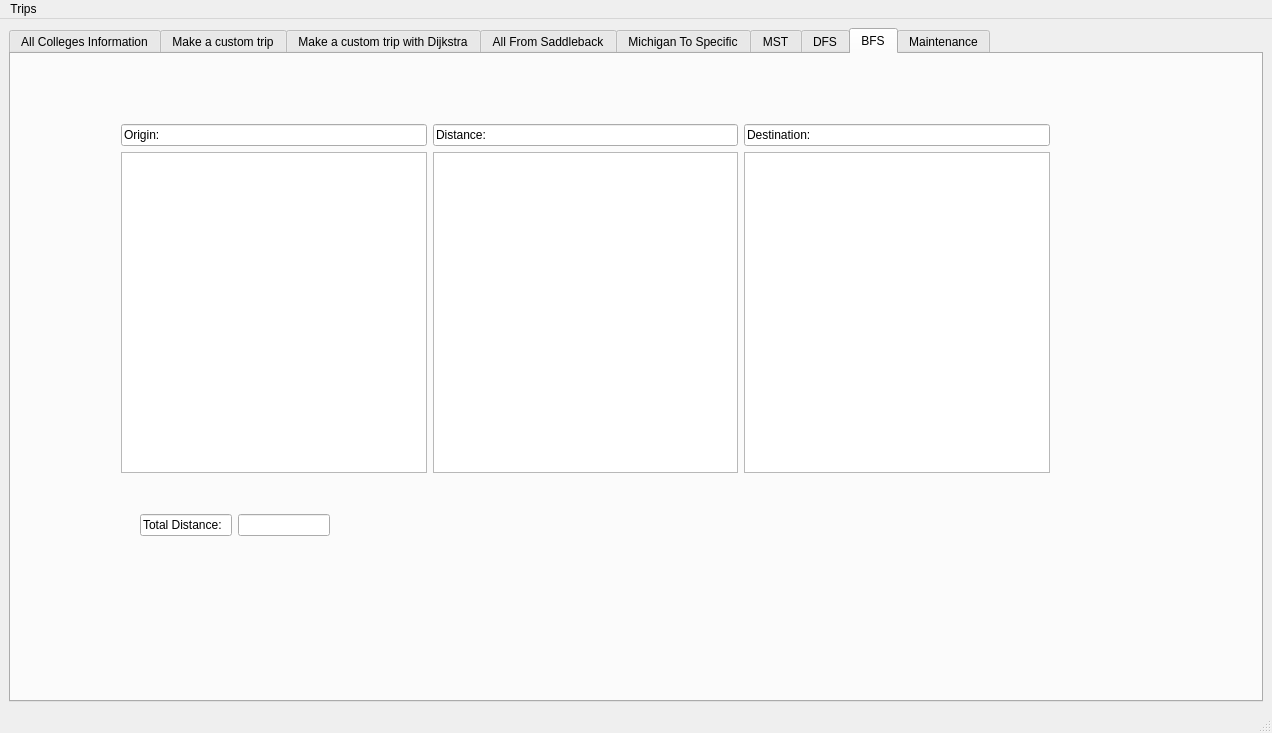
<?xml version="1.0" encoding="UTF-8"?>
<ui version="4.0">
 <class>MainWindow</class>
 <widget class="QMainWindow" name="MainWindow">
  <property name="geometry">
   <rect>
    <x>0</x>
    <y>0</y>
    <width>1272</width>
    <height>733</height>
   </rect>
  </property>
  <property name="windowTitle">
   <string>MainWindow</string>
  </property>
  <widget class="QWidget" name="centralwidget">
   <layout class="QGridLayout" name="gridLayout">
    <item row="0" column="0">
     <widget class="QTabWidget" name="tabWidget">
      <property name="currentIndex">
       <number>7</number>
      </property>
      <widget class="QWidget" name="tab">
       <attribute name="title">
        <string>All Colleges Information</string>
       </attribute>
       <widget class="QWidget" name="layoutWidget">
        <property name="geometry">
         <rect>
          <x>500</x>
          <y>450</y>
          <width>252</width>
          <height>171</height>
         </rect>
        </property>
        <layout class="QVBoxLayout" name="verticalLayout">
         <item>
          <widget class="QPushButton" name="UnderSelected">
           <property name="text">
            <string>Undergraduates for selected college</string>
           </property>
          </widget>
         </item>
         <item>
          <widget class="QPushButton" name="UnderAll">
           <property name="text">
            <string>Undergraduates for all colleges</string>
           </property>
          </widget>
         </item>
         <item>
          <widget class="QPushButton" name="UnderInitial">
           <property name="text">
            <string>Undergraduates for initial colleges</string>
           </property>
          </widget>
         </item>
        </layout>
       </widget>
       <widget class="QWidget" name="layoutWidget">
        <property name="geometry">
         <rect>
          <x>10</x>
          <y>450</y>
          <width>231</width>
          <height>171</height>
         </rect>
        </property>
        <layout class="QVBoxLayout" name="verticalLayout_2">
         <item>
          <widget class="QPushButton" name="openCA">
           <property name="text">
            <string>Sort CA Colleges</string>
           </property>
          </widget>
         </item>
         <item>
          <widget class="QPushButton" name="sortStateStart">
           <property name="text">
            <string>Sort State + Start Colleges</string>
           </property>
          </widget>
         </item>
         <item>
          <widget class="QPushButton" name="sortStart">
           <property name="text">
            <string>Sort College Names</string>
           </property>
          </widget>
         </item>
         <item>
          <widget class="QPushButton" name="sortStates">
           <property name="text">
            <string>Sort State</string>
           </property>
          </widget>
         </item>
        </layout>
       </widget>
       <widget class="QListWidget" name="campusList">
        <property name="geometry">
         <rect>
          <x>0</x>
          <y>0</y>
          <width>1241</width>
          <height>441</height>
         </rect>
        </property>
       </widget>
       <widget class="QPushButton" name="adminPop">
        <property name="geometry">
         <rect>
          <x>1130</x>
          <y>580</y>
          <width>94</width>
          <height>29</height>
         </rect>
        </property>
        <property name="text">
         <string>Admin Login</string>
        </property>
       </widget>
       <widget class="QWidget" name="layoutWidget">
        <property name="geometry">
         <rect>
          <x>250</x>
          <y>450</y>
          <width>241</width>
          <height>171</height>
         </rect>
        </property>
        <layout class="QVBoxLayout" name="verticalLayout_3">
         <item>
          <widget class="QPushButton" name="openAll">
           <property name="text">
            <string>Display Original List</string>
           </property>
          </widget>
         </item>
         <item>
          <widget class="QPushButton" name="allFromSaddleback">
           <property name="text">
            <string>Display all from Saddleback College</string>
           </property>
          </widget>
         </item>
        </layout>
       </widget>
       <widget class="QWidget" name="layoutWidget">
        <property name="geometry">
         <rect>
          <x>770</x>
          <y>520</y>
          <width>200</width>
          <height>25</height>
         </rect>
        </property>
        <layout class="QHBoxLayout" name="horizontalLayout">
         <item>
          <widget class="QLabel" name="textBrowser_2">
           <property name="enabled">
            <bool>true</bool>
           </property>
           <property name="font">
            <font>
             <family>Mongolian Baiti</family>
             <pointsize>16</pointsize>
            </font>
           </property>
           <property name="text">
            <string>Undergrads:</string>
           </property>
          </widget>
         </item>
         <item>
          <widget class="QLabel" name="textBrowser">
           <property name="enabled">
            <bool>true</bool>
           </property>
           <property name="font">
            <font>
             <family>Mongolian Baiti</family>
             <pointsize>16</pointsize>
            </font>
           </property>
           <property name="text">
            <string>TextLabel</string>
           </property>
          </widget>
         </item>
        </layout>
       </widget>
      </widget>
      <widget class="QWidget" name="tab_2">
       <attribute name="title">
        <string>Make a custom trip</string>
       </attribute>
       <widget class="QPushButton" name="pushButton_4">
        <property name="geometry">
         <rect>
          <x>920</x>
          <y>410</y>
          <width>80</width>
          <height>22</height>
         </rect>
        </property>
        <property name="text">
         <string>Finish</string>
        </property>
       </widget>
       <widget class="QTableWidget" name="Cart">
        <property name="geometry">
         <rect>
          <x>870</x>
          <y>30</y>
          <width>351</width>
          <height>371</height>
         </rect>
        </property>
       </widget>
       <widget class="QLabel" name="label_2">
        <property name="geometry">
         <rect>
          <x>1010</x>
          <y>410</y>
          <width>81</width>
          <height>16</height>
         </rect>
        </property>
        <property name="text">
         <string>Total Cost:</string>
        </property>
       </widget>
       <widget class="QPushButton" name="AddToCart">
        <property name="geometry">
         <rect>
          <x>660</x>
          <y>60</y>
          <width>91</width>
          <height>22</height>
         </rect>
        </property>
        <property name="text">
         <string>AddSouvenir</string>
        </property>
       </widget>
       <widget class="QPushButton" name="pushButton_2">
        <property name="geometry">
         <rect>
          <x>30</x>
          <y>60</y>
          <width>80</width>
          <height>22</height>
         </rect>
        </property>
        <property name="text">
         <string>AddSelected</string>
        </property>
       </widget>
       <widget class="QLineEdit" name="GrandTotal">
        <property name="geometry">
         <rect>
          <x>1010</x>
          <y>430</y>
          <width>113</width>
          <height>21</height>
         </rect>
        </property>
       </widget>
       <widget class="QListWidget" name="CustomTripPrices">
        <property name="geometry">
         <rect>
          <x>540</x>
          <y>30</y>
          <width>111</width>
          <height>211</height>
         </rect>
        </property>
       </widget>
       <widget class="QLabel" name="label">
        <property name="geometry">
         <rect>
          <x>730</x>
          <y>110</y>
          <width>101</width>
          <height>16</height>
         </rect>
        </property>
        <property name="text">
         <string>Total Distance:</string>
        </property>
       </widget>
       <widget class="QSpinBox" name="spinBox">
        <property name="geometry">
         <rect>
          <x>660</x>
          <y>30</y>
          <width>42</width>
          <height>22</height>
         </rect>
        </property>
        <property name="maximum">
         <number>10</number>
        </property>
       </widget>
       <widget class="QTableWidget" name="SelectedCollegesList">
        <property name="geometry">
         <rect>
          <x>400</x>
          <y>250</y>
          <width>301</width>
          <height>181</height>
         </rect>
        </property>
       </widget>
       <widget class="QListWidget" name="CustomTripList">
        <property name="geometry">
         <rect>
          <x>130</x>
          <y>30</y>
          <width>251</width>
          <height>401</height>
         </rect>
        </property>
       </widget>
       <widget class="QPushButton" name="pushButton">
        <property name="geometry">
         <rect>
          <x>30</x>
          <y>30</y>
          <width>80</width>
          <height>22</height>
         </rect>
        </property>
        <property name="text">
         <string>AddStart</string>
        </property>
       </widget>
       <widget class="QListWidget" name="CustomTripSouvs">
        <property name="geometry">
         <rect>
          <x>400</x>
          <y>30</y>
          <width>131</width>
          <height>211</height>
         </rect>
        </property>
       </widget>
       <widget class="QLineEdit" name="TotalDistCR">
        <property name="geometry">
         <rect>
          <x>730</x>
          <y>130</y>
          <width>113</width>
          <height>21</height>
         </rect>
        </property>
       </widget>
      </widget>
      <widget class="QWidget" name="tab_4">
       <attribute name="title">
        <string>Make a custom trip with Dijkstra</string>
       </attribute>
       <widget class="QLabel" name="label_9">
        <property name="geometry">
         <rect>
          <x>140</x>
          <y>430</y>
          <width>231</width>
          <height>81</height>
         </rect>
        </property>
        <property name="text">
         <string>&lt;html&gt;&lt;head/&gt;&lt;body&gt;&lt;p&gt;Please select the start of the&lt;br/&gt; trip and click &amp;quot;Add Start&amp;quot;&lt;br/&gt;&lt;br/&gt;Then select the other colleges in the order&lt;br/&gt; you wish to visit and click &amp;quot;Find Selected&amp;quot;&lt;/p&gt;&lt;/body&gt;&lt;/html&gt;</string>
        </property>
       </widget>
       <widget class="QPushButton" name="addStateD">
        <property name="geometry">
         <rect>
          <x>30</x>
          <y>30</y>
          <width>91</width>
          <height>22</height>
         </rect>
        </property>
        <property name="text">
         <string>Add Start</string>
        </property>
       </widget>
       <widget class="QPushButton" name="pushButton_5">
        <property name="geometry">
         <rect>
          <x>30</x>
          <y>60</y>
          <width>91</width>
          <height>22</height>
         </rect>
        </property>
        <property name="text">
         <string>Find Selected</string>
        </property>
       </widget>
       <widget class="QListWidget" name="CustomDijkstraList">
        <property name="geometry">
         <rect>
          <x>140</x>
          <y>30</y>
          <width>251</width>
          <height>391</height>
         </rect>
        </property>
       </widget>
       <widget class="QLabel" name="label_12">
        <property name="geometry">
         <rect>
          <x>1010</x>
          <y>410</y>
          <width>81</width>
          <height>16</height>
         </rect>
        </property>
        <property name="text">
         <string>Total Cost:</string>
        </property>
       </widget>
       <widget class="QListWidget" name="CustomDTripPrices">
        <property name="geometry">
         <rect>
          <x>540</x>
          <y>30</y>
          <width>111</width>
          <height>211</height>
         </rect>
        </property>
       </widget>
       <widget class="QSpinBox" name="spinBoxCD">
        <property name="geometry">
         <rect>
          <x>660</x>
          <y>30</y>
          <width>42</width>
          <height>22</height>
         </rect>
        </property>
        <property name="maximum">
         <number>10</number>
        </property>
       </widget>
       <widget class="QLineEdit" name="GrandTotalCD">
        <property name="geometry">
         <rect>
          <x>1010</x>
          <y>430</y>
          <width>113</width>
          <height>21</height>
         </rect>
        </property>
       </widget>
       <widget class="QTableWidget" name="CartCustomD">
        <property name="geometry">
         <rect>
          <x>870</x>
          <y>30</y>
          <width>351</width>
          <height>371</height>
         </rect>
        </property>
       </widget>
       <widget class="QLabel" name="label_13">
        <property name="geometry">
         <rect>
          <x>730</x>
          <y>110</y>
          <width>101</width>
          <height>16</height>
         </rect>
        </property>
        <property name="text">
         <string>Total Distance:</string>
        </property>
       </widget>
       <widget class="QPushButton" name="AddToCartCD">
        <property name="geometry">
         <rect>
          <x>660</x>
          <y>60</y>
          <width>91</width>
          <height>22</height>
         </rect>
        </property>
        <property name="text">
         <string>AddSouvenir</string>
        </property>
       </widget>
       <widget class="QPushButton" name="CusomDFinish">
        <property name="geometry">
         <rect>
          <x>920</x>
          <y>410</y>
          <width>80</width>
          <height>22</height>
         </rect>
        </property>
        <property name="text">
         <string>Finish</string>
        </property>
       </widget>
       <widget class="QTableWidget" name="SelectedCollegesList_4">
        <property name="geometry">
         <rect>
          <x>400</x>
          <y>250</y>
          <width>301</width>
          <height>181</height>
         </rect>
        </property>
       </widget>
       <widget class="QLineEdit" name="TotalDistCD">
        <property name="geometry">
         <rect>
          <x>730</x>
          <y>130</y>
          <width>113</width>
          <height>21</height>
         </rect>
        </property>
       </widget>
       <widget class="QListWidget" name="CustomDTripSouvs">
        <property name="geometry">
         <rect>
          <x>400</x>
          <y>30</y>
          <width>131</width>
          <height>211</height>
         </rect>
        </property>
       </widget>
      </widget>
      <widget class="QWidget" name="tab_9">
       <attribute name="title">
        <string>All From Saddleback</string>
       </attribute>
       <widget class="QLabel" name="label_4">
        <property name="geometry">
         <rect>
          <x>730</x>
          <y>100</y>
          <width>101</width>
          <height>16</height>
         </rect>
        </property>
        <property name="text">
         <string>Total Distance:</string>
        </property>
       </widget>
       <widget class="QPushButton" name="addStateD_2">
        <property name="geometry">
         <rect>
          <x>20</x>
          <y>20</y>
          <width>91</width>
          <height>22</height>
         </rect>
        </property>
        <property name="text">
         <string>Add Start</string>
        </property>
       </widget>
       <widget class="QLabel" name="label_3">
        <property name="geometry">
         <rect>
          <x>1010</x>
          <y>400</y>
          <width>81</width>
          <height>16</height>
         </rect>
        </property>
        <property name="text">
         <string>Total Cost:</string>
        </property>
       </widget>
       <widget class="QTableWidget" name="SelectedCollegesList_2">
        <property name="geometry">
         <rect>
          <x>400</x>
          <y>240</y>
          <width>301</width>
          <height>181</height>
         </rect>
        </property>
       </widget>
       <widget class="QPushButton" name="SaddlbackFinish">
        <property name="geometry">
         <rect>
          <x>920</x>
          <y>400</y>
          <width>80</width>
          <height>22</height>
         </rect>
        </property>
        <property name="text">
         <string>Finish</string>
        </property>
       </widget>
       <widget class="QTableWidget" name="CartSaddleback">
        <property name="geometry">
         <rect>
          <x>870</x>
          <y>20</y>
          <width>351</width>
          <height>371</height>
         </rect>
        </property>
       </widget>
       <widget class="QPushButton" name="AddToCartSA">
        <property name="geometry">
         <rect>
          <x>660</x>
          <y>50</y>
          <width>91</width>
          <height>22</height>
         </rect>
        </property>
        <property name="text">
         <string>AddSouvenir</string>
        </property>
       </widget>
       <widget class="QLineEdit" name="TotalDistSA">
        <property name="geometry">
         <rect>
          <x>730</x>
          <y>120</y>
          <width>113</width>
          <height>21</height>
         </rect>
        </property>
       </widget>
       <widget class="QListWidget" name="SaddlebackTripSouvs">
        <property name="geometry">
         <rect>
          <x>400</x>
          <y>20</y>
          <width>131</width>
          <height>211</height>
         </rect>
        </property>
       </widget>
       <widget class="QListWidget" name="SaddlebackTripPrices">
        <property name="geometry">
         <rect>
          <x>540</x>
          <y>20</y>
          <width>111</width>
          <height>211</height>
         </rect>
        </property>
       </widget>
       <widget class="QListWidget" name="AllSaddlebackList">
        <property name="geometry">
         <rect>
          <x>130</x>
          <y>20</y>
          <width>251</width>
          <height>391</height>
         </rect>
        </property>
       </widget>
       <widget class="QSpinBox" name="spinBoxSA">
        <property name="geometry">
         <rect>
          <x>660</x>
          <y>20</y>
          <width>42</width>
          <height>22</height>
         </rect>
        </property>
        <property name="maximum">
         <number>10</number>
        </property>
       </widget>
       <widget class="QLineEdit" name="GrandTotalSA">
        <property name="geometry">
         <rect>
          <x>1010</x>
          <y>420</y>
          <width>113</width>
          <height>21</height>
         </rect>
        </property>
       </widget>
      </widget>
      <widget class="QWidget" name="tab_10">
       <attribute name="title">
        <string>Michigan To Specific</string>
       </attribute>
       <widget class="QListWidget" name="MichTripPrices">
        <property name="geometry">
         <rect>
          <x>540</x>
          <y>30</y>
          <width>111</width>
          <height>211</height>
         </rect>
        </property>
       </widget>
       <widget class="QListWidget" name="MichTripSouvs">
        <property name="geometry">
         <rect>
          <x>400</x>
          <y>30</y>
          <width>131</width>
          <height>211</height>
         </rect>
        </property>
       </widget>
       <widget class="QPushButton" name="AddToCartM">
        <property name="geometry">
         <rect>
          <x>660</x>
          <y>60</y>
          <width>91</width>
          <height>22</height>
         </rect>
        </property>
        <property name="text">
         <string>AddSouvenir</string>
        </property>
       </widget>
       <widget class="QLineEdit" name="TotalDistM">
        <property name="geometry">
         <rect>
          <x>730</x>
          <y>130</y>
          <width>113</width>
          <height>21</height>
         </rect>
        </property>
       </widget>
       <widget class="QTableWidget" name="CartMich">
        <property name="geometry">
         <rect>
          <x>860</x>
          <y>30</y>
          <width>361</width>
          <height>371</height>
         </rect>
        </property>
       </widget>
       <widget class="QPushButton" name="MichFinish">
        <property name="geometry">
         <rect>
          <x>920</x>
          <y>410</y>
          <width>80</width>
          <height>22</height>
         </rect>
        </property>
        <property name="text">
         <string>Finish</string>
        </property>
       </widget>
       <widget class="QSpinBox" name="spinBoxM">
        <property name="geometry">
         <rect>
          <x>660</x>
          <y>30</y>
          <width>42</width>
          <height>22</height>
         </rect>
        </property>
        <property name="maximum">
         <number>10</number>
        </property>
       </widget>
       <widget class="QLabel" name="label_5">
        <property name="geometry">
         <rect>
          <x>730</x>
          <y>110</y>
          <width>101</width>
          <height>16</height>
         </rect>
        </property>
        <property name="text">
         <string>Total Distance:</string>
        </property>
       </widget>
       <widget class="QLabel" name="label_6">
        <property name="geometry">
         <rect>
          <x>1010</x>
          <y>410</y>
          <width>81</width>
          <height>16</height>
         </rect>
        </property>
        <property name="text">
         <string>Total Cost:</string>
        </property>
       </widget>
       <widget class="QTableWidget" name="SelectedCollegesList_3">
        <property name="geometry">
         <rect>
          <x>400</x>
          <y>250</y>
          <width>301</width>
          <height>181</height>
         </rect>
        </property>
       </widget>
       <widget class="QPushButton" name="StartMich">
        <property name="geometry">
         <rect>
          <x>20</x>
          <y>30</y>
          <width>91</width>
          <height>22</height>
         </rect>
        </property>
        <property name="text">
         <string>Add Start</string>
        </property>
       </widget>
       <widget class="QLineEdit" name="GrandTotalM">
        <property name="geometry">
         <rect>
          <x>1010</x>
          <y>430</y>
          <width>113</width>
          <height>21</height>
         </rect>
        </property>
       </widget>
       <widget class="QListWidget" name="MichSpecificList">
        <property name="geometry">
         <rect>
          <x>130</x>
          <y>30</y>
          <width>251</width>
          <height>391</height>
         </rect>
        </property>
       </widget>
      </widget>
      <widget class="QWidget" name="tab_5">
       <attribute name="title">
        <string>MST</string>
       </attribute>
       <widget class="QTableWidget" name="MSTLIST">
        <property name="geometry">
         <rect>
          <x>160</x>
          <y>50</y>
          <width>761</width>
          <height>531</height>
         </rect>
        </property>
        <property name="sizePolicy">
         <sizepolicy hsizetype="Fixed" vsizetype="Fixed">
          <horstretch>0</horstretch>
          <verstretch>0</verstretch>
         </sizepolicy>
        </property>
       </widget>
       <widget class="QLineEdit" name="TotalDistMST">
        <property name="geometry">
         <rect>
          <x>930</x>
          <y>70</y>
          <width>113</width>
          <height>21</height>
         </rect>
        </property>
       </widget>
       <widget class="QLabel" name="label_10">
        <property name="geometry">
         <rect>
          <x>930</x>
          <y>50</y>
          <width>101</width>
          <height>16</height>
         </rect>
        </property>
        <property name="text">
         <string>Total Distance:</string>
        </property>
       </widget>
       <widget class="QLabel" name="label_11">
        <property name="geometry">
         <rect>
          <x>550</x>
          <y>10</y>
          <width>101</width>
          <height>41</height>
         </rect>
        </property>
        <property name="text">
         <string>&lt;html&gt;&lt;head/&gt;&lt;body&gt;&lt;p&gt;&lt;span style=&quot; font-size:26pt;&quot;&gt;MST&lt;/span&gt;&lt;/p&gt;&lt;/body&gt;&lt;/html&gt;</string>
        </property>
       </widget>
      </widget>
      <widget class="QWidget" name="tab_6">
       <attribute name="title">
        <string>DFS</string>
       </attribute>
       <widget class="QWidget" name="">
        <property name="geometry">
         <rect>
          <x>20</x>
          <y>20</y>
          <width>931</width>
          <height>351</height>
         </rect>
        </property>
        <layout class="QHBoxLayout" name="horizontalLayout_2">
         <item>
          <layout class="QVBoxLayout" name="verticalLayout_6">
           <item>
            <widget class="QLineEdit" name="lineEdit">
             <property name="text">
              <string>Origin:</string>
             </property>
             <property name="readOnly">
              <bool>true</bool>
             </property>
            </widget>
           </item>
           <item>
            <widget class="QListWidget" name="listWidgetOrigin"/>
           </item>
          </layout>
         </item>
         <item>
          <layout class="QVBoxLayout" name="verticalLayout_5">
           <item>
            <widget class="QLineEdit" name="lineEdit_2">
             <property name="text">
              <string>Distance:</string>
             </property>
             <property name="readOnly">
              <bool>true</bool>
             </property>
            </widget>
           </item>
           <item>
            <widget class="QListWidget" name="listWidgetDist"/>
           </item>
          </layout>
         </item>
         <item>
          <layout class="QVBoxLayout" name="verticalLayout_4">
           <item>
            <widget class="QLineEdit" name="lineEdit_3">
             <property name="text">
              <string>Destination:</string>
             </property>
             <property name="readOnly">
              <bool>true</bool>
             </property>
            </widget>
           </item>
           <item>
            <widget class="QListWidget" name="listWidgetDest"/>
           </item>
          </layout>
         </item>
        </layout>
       </widget>
       <widget class="QWidget" name="">
        <property name="geometry">
         <rect>
          <x>20</x>
          <y>390</y>
          <width>190</width>
          <height>24</height>
         </rect>
        </property>
        <layout class="QHBoxLayout" name="horizontalLayout_3">
         <item>
          <widget class="QLineEdit" name="lineEdit_4">
           <property name="text">
            <string>Total Distance:</string>
           </property>
           <property name="readOnly">
            <bool>true</bool>
           </property>
          </widget>
         </item>
         <item>
          <widget class="QLineEdit" name="lineEdit_5">
           <property name="readOnly">
            <bool>true</bool>
           </property>
          </widget>
         </item>
        </layout>
       </widget>
      </widget>
      <widget class="QWidget" name="tab_7">
       <attribute name="title">
        <string>BFS</string>
       </attribute>
       <widget class="QWidget" name="layoutWidget_2">
        <property name="geometry">
         <rect>
          <x>422</x>
          <y>70</y>
          <width>305</width>
          <height>349</height>
         </rect>
        </property>
        <layout class="QVBoxLayout" name="verticalLayout_7">
         <item>
          <widget class="QLineEdit" name="lineEdit_6">
           <property name="text">
            <string>Distance:</string>
           </property>
           <property name="readOnly">
            <bool>true</bool>
           </property>
          </widget>
         </item>
         <item>
          <widget class="QListWidget" name="listWidgetDist_2"/>
         </item>
        </layout>
       </widget>
       <widget class="QWidget" name="layoutWidget_3">
        <property name="geometry">
         <rect>
          <x>129</x>
          <y>459</y>
          <width>190</width>
          <height>24</height>
         </rect>
        </property>
        <layout class="QHBoxLayout" name="horizontalLayout_4">
         <item>
          <widget class="QLineEdit" name="lineEdit_7">
           <property name="text">
            <string>Total Distance:</string>
           </property>
           <property name="readOnly">
            <bool>true</bool>
           </property>
          </widget>
         </item>
         <item>
          <widget class="QLineEdit" name="lineEdit_8">
           <property name="readOnly">
            <bool>true</bool>
           </property>
          </widget>
         </item>
        </layout>
       </widget>
       <widget class="QWidget" name="layoutWidget_4">
        <property name="geometry">
         <rect>
          <x>733</x>
          <y>70</y>
          <width>306</width>
          <height>349</height>
         </rect>
        </property>
        <layout class="QVBoxLayout" name="verticalLayout_8">
         <item>
          <widget class="QLineEdit" name="lineEdit_9">
           <property name="text">
            <string>Destination:</string>
           </property>
           <property name="readOnly">
            <bool>true</bool>
           </property>
          </widget>
         </item>
         <item>
          <widget class="QListWidget" name="listWidgetDest_2"/>
         </item>
        </layout>
       </widget>
       <widget class="QWidget" name="layoutWidget_5">
        <property name="geometry">
         <rect>
          <x>110</x>
          <y>70</y>
          <width>306</width>
          <height>349</height>
         </rect>
        </property>
        <layout class="QVBoxLayout" name="verticalLayout_9">
         <item>
          <widget class="QLineEdit" name="lineEdit_10">
           <property name="text">
            <string>Origin:</string>
           </property>
           <property name="readOnly">
            <bool>true</bool>
           </property>
          </widget>
         </item>
         <item>
          <widget class="QListWidget" name="listWidgetOrigin_2"/>
         </item>
        </layout>
       </widget>
      </widget>
      <widget class="QWidget" name="tab_3">
       <attribute name="title">
        <string>Maintenance</string>
       </attribute>
       <widget class="QListWidget" name="menuAdminList">
        <property name="geometry">
         <rect>
          <x>0</x>
          <y>10</y>
          <width>1231</width>
          <height>511</height>
         </rect>
        </property>
       </widget>
       <widget class="QPushButton" name="pushButton_3">
        <property name="geometry">
         <rect>
          <x>10</x>
          <y>560</y>
          <width>151</width>
          <height>31</height>
         </rect>
        </property>
        <property name="text">
         <string>Add New Colleges</string>
        </property>
       </widget>
       <widget class="QLabel" name="label_8">
        <property name="geometry">
         <rect>
          <x>290</x>
          <y>540</y>
          <width>31</width>
          <height>16</height>
         </rect>
        </property>
        <property name="text">
         <string>Price</string>
        </property>
       </widget>
       <widget class="QTextEdit" name="itemnameText">
        <property name="geometry">
         <rect>
          <x>170</x>
          <y>560</y>
          <width>111</width>
          <height>31</height>
         </rect>
        </property>
       </widget>
       <widget class="QLineEdit" name="priceText">
        <property name="geometry">
         <rect>
          <x>170</x>
          <y>530</y>
          <width>111</width>
          <height>31</height>
         </rect>
        </property>
       </widget>
       <widget class="QLabel" name="label_7">
        <property name="geometry">
         <rect>
          <x>290</x>
          <y>570</y>
          <width>71</width>
          <height>16</height>
         </rect>
        </property>
        <property name="text">
         <string>Item Name</string>
        </property>
       </widget>
      </widget>
     </widget>
    </item>
   </layout>
  </widget>
  <widget class="QMenuBar" name="menubar">
   <property name="geometry">
    <rect>
     <x>0</x>
     <y>0</y>
     <width>1272</width>
     <height>21</height>
    </rect>
   </property>
   <widget class="QMenu" name="menuTrips">
    <property name="title">
     <string>Trips</string>
    </property>
    <addaction name="actionCustom_Trip_to_Any"/>
    <addaction name="actionCustrom_Dijkstra"/>
    <addaction name="actionAll_from_Saddleback"/>
    <addaction name="actionMich_to_Specific"/>
    <addaction name="actionMST"/>
    <addaction name="actionDFS"/>
    <addaction name="actionBFS"/>
   </widget>
   <addaction name="menuTrips"/>
  </widget>
  <widget class="QStatusBar" name="statusbar"/>
  <action name="actionCustom_Trip_to_Any">
   <property name="text">
    <string>Custom Trip to Any</string>
   </property>
  </action>
  <action name="actionCustrom_Dijkstra">
   <property name="text">
    <string>Custrom Dijkstra</string>
   </property>
  </action>
  <action name="actionAll_from_Saddleback">
   <property name="text">
    <string>All from Saddleback</string>
   </property>
  </action>
  <action name="actionMich_to_Specific">
   <property name="text">
    <string>Mich to Specific</string>
   </property>
  </action>
  <action name="actionMST">
   <property name="text">
    <string>MST</string>
   </property>
  </action>
  <action name="actionDFS">
   <property name="text">
    <string>DFS</string>
   </property>
  </action>
  <action name="actionBFS">
   <property name="text">
    <string>BFS</string>
   </property>
  </action>
 </widget>
 <resources/>
 <connections/>
</ui>
